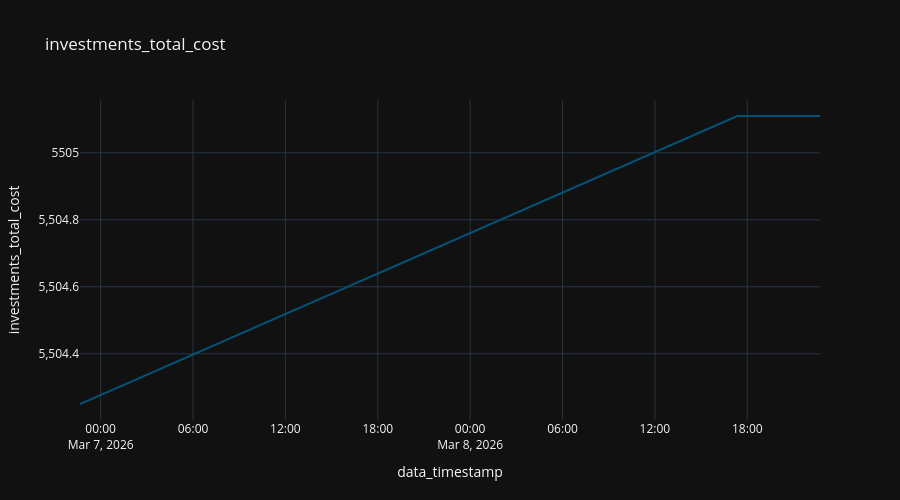

The notebook cell this image was saved under:
### Code cell
fig = px.line (
  df_account,
  "data_timestamp",
  "investments_total_cost",
  title="investments_total_cost"
#   color_discrete_sequence="Tealgrn_r",
)

fig.update_layout (
  height=500,
)

### Figure 1 — Plotly figure (JSON) as saved in the notebook; plotly's stock layout.template omitted (floating-point values rounded to 4 significant figures)
{"data": [{"hovertemplate": "data_timestamp=%{x}<br>investments_total_cost=%{y}<extra></extra>", "legendgroup": "", "line": {"color": "rgb(4, 82, 117)", "dash": "solid"}, "marker": {"symbol": "circle"}, "mode": "lines", "name": "", "orientation": "v", "showlegend": false, "type": "scatter", "x": ["2026-03-08T22:43:24.610459", "2026-03-08T22:32:23.135490", "2026-03-08T20:03:50.163422", "2026-03-08T19:52:12.961157", "2026-03-08T19:40:38.052550", "2026-03-08T19:28:45.602075", "2026-03-08T19:17:05.096410", "2026-03-08T19:11:40.094790", "2026-03-08T18:53:51.794209", "2026-03-08T18:42:17.084008", "2026-03-08T18:30:38.367714", "2026-03-08T18:18:45.808130", "2026-03-08T18:07:13.062653", "2026-03-08T17:55:25.609977", "2026-03-08T17:43:48.015631", "2026-03-08T17:32:05.819384", "2026-03-08T17:20:51.909591", "2026-03-06T22:39:30.652466"], "xaxis": "x", "y": [5505.0, 5505.0, 5505.0, 5505.0, 5505.0, 5505.0, 5505.0, 5505.0, 5505.0, 5505.0, 5505.0, 5505.0, 5505.0, 5505.0, 5505.0, 5505.0, 5505.0, 5504.0], "yaxis": "y"}], "layout": {"height": 500, "legend": {"tracegroupgap": 0}, "title": {"text": "investments_total_cost"}, "xaxis": {"anchor": "y", "domain": [0, 1], "title": {"text": "data_timestamp"}}, "yaxis": {"anchor": "x", "domain": [0, 1], "title": {"text": "investments_total_cost"}}}}
